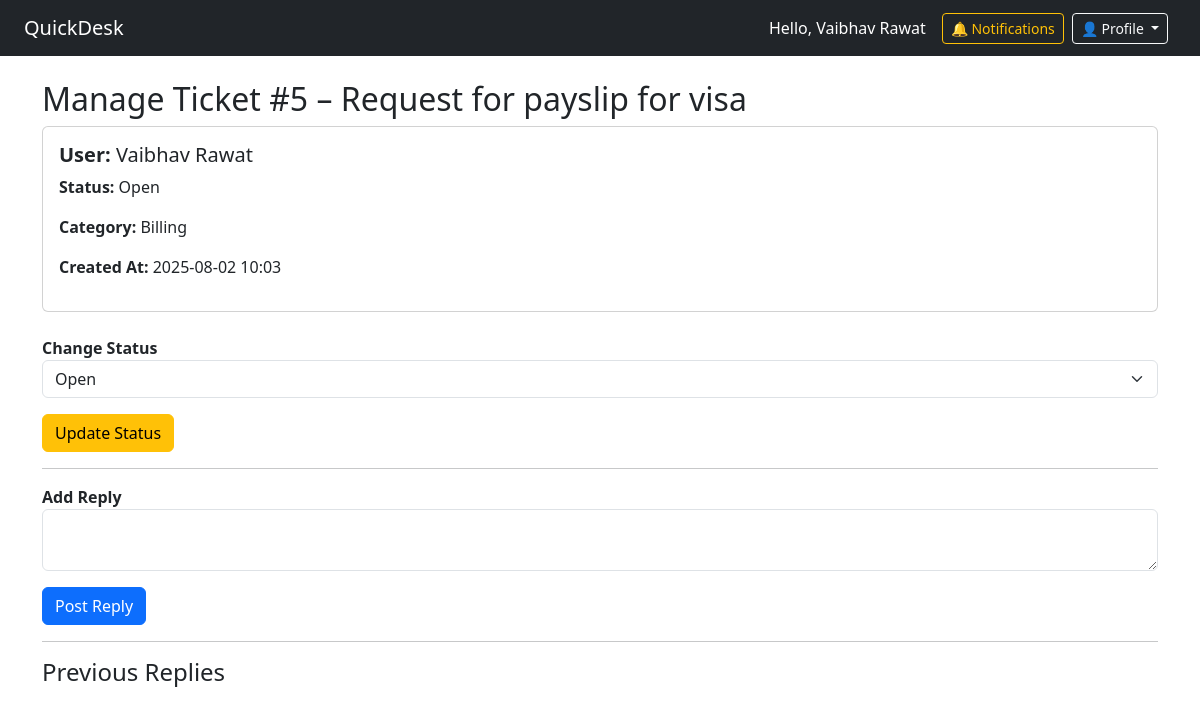
/agent/ticket/5 (signed in), run on an earlier commit of the app's database.
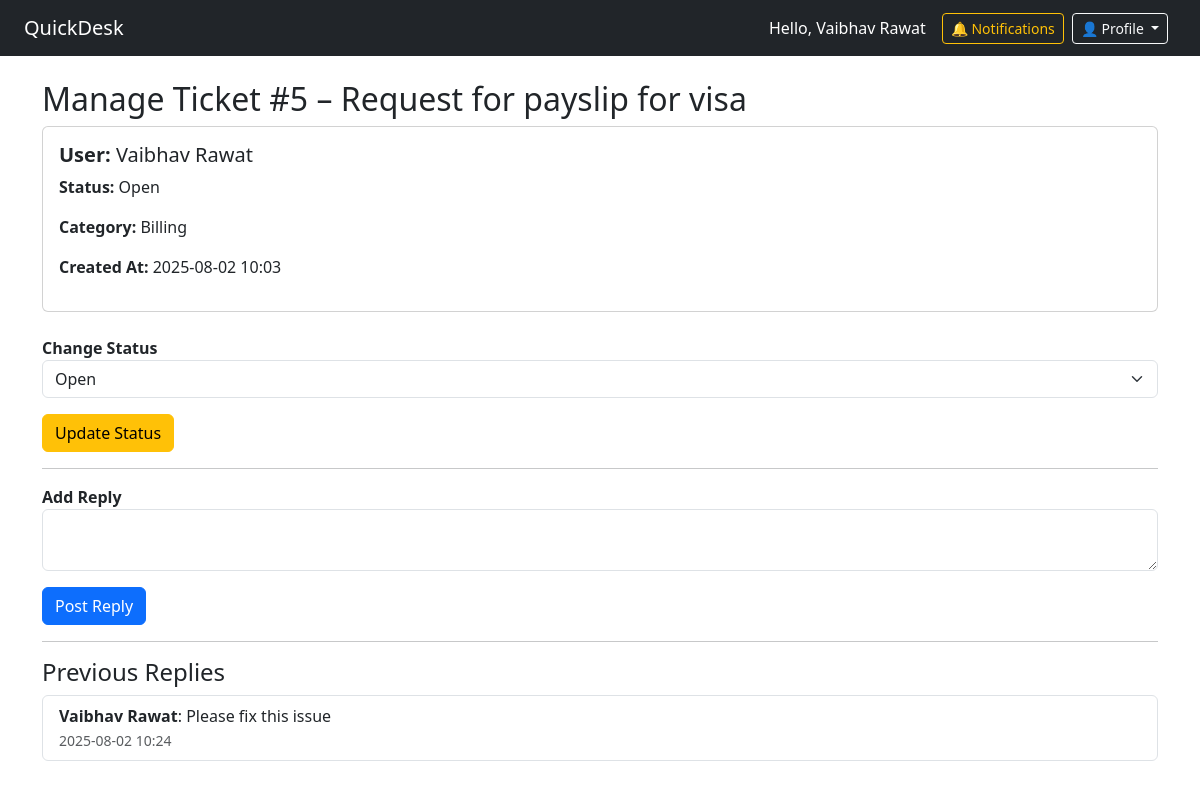
And on a later commit of the database.
### app.py (models this page shows)
class TicketReply(db.Model):
    id = db.Column(db.Integer, primary_key=True)
    ticket_id = db.Column(db.Integer, db.ForeignKey('ticket.id'), nullable=False)
    user_id = db.Column(db.Integer, db.ForeignKey('user.id'), nullable=False)
    author_name = db.Column(db.String(150), nullable=False)  # ✅ store reply author name
    content = db.Column(db.Text, nullable=False)
    created_at = db.Column(db.DateTime, default=datetime.utcnow)
    votes = db.relationship('ReplyVote', backref='reply', lazy=True)

### app.py (the view, shortened to what this page needs)
@app.route('/agent/ticket/<int:ticket_id>', methods=['GET', 'POST'])
@login_required
@role_required('agent')
def agent_ticket_detail(ticket_id):
    ticket = Ticket.query.get_or_404(ticket_id)
    replies = TicketReply.query.filter_by(ticket_id=ticket_id).order_by(TicketReply.created_at.asc()).all()
    return render_template('agent_ticket_detail.html', ticket=ticket, replies=replies)

### app.py (called while the page is built)
@login_manager.user_loader
def load_user(user_id):
    return User.query.get(int(user_id))

def role_required(role_name):
    def wrapper(f):
        @wraps(f)
        def decorated_function(*args, **kwargs):
            if not current_user.is_authenticated or current_user.role != role_name:
                flash("Access denied.", "warning")
                return redirect(url_for('dashboard'))
            return f(*args, **kwargs)
        return decorated_function
    return wrapper

### templates/agent_ticket_detail.html (shortened to what this page needs)
{% extends 'base.html' %}
{% block content %}
<h2>Manage Ticket #{{ ticket.id }} – {{ ticket.subject }}</h2>
<div class="card p-3 mb-4">
  <h5 class="mb-2"><strong>User:</strong> {{ ticket.owner.name }}</h5>
  <p><strong>Status:</strong> {{ ticket.status }}</p>
  <p><strong>Category:</strong> {{ ticket.category }}</p>
  <p><strong>Created At:</strong> {{ ticket.created_at.strftime('%Y-%m-%d %H:%M') }}</p>
</div>
<form method="POST" action="{{ url_for('agent_ticket_detail', ticket_id=ticket.id) }}">
  <div class="mb-3">
    <label><strong>Change Status</strong></label>
    <select name="status" class="form-select">
      <option value="Open" {% if ticket.status == 'Open' %}selected{% endif %}>Open</option>
    </select>
  </div>
  <button class="btn btn-warning" name="action" value="update_status">Update Status</button>
</form>
<hr>
<form method="POST" action="{{ url_for('agent_ticket_detail', ticket_id=ticket.id) }}">
  <div class="mb-3">
    <label for="reply"><strong>Add Reply</strong></label>
    <textarea name="reply" id="reply" class="form-control" required></textarea>
  </div>
  <button class="btn btn-primary" name="action" value="add_reply">Post Reply</button>
</form>
<hr>
<h4>Previous Replies</h4>
<ul class="list-group mb-4">
  {% for reply in replies %}
    <li class="list-group-item">
      <strong>{{ reply.author_name }}</strong>: {{ reply.content }}<br>
      <small class="text-muted">{{ reply.created_at.strftime('%Y-%m-%d %H:%M') }}</small>
    </li>
  {% endfor %}
</ul>
{% endblock %}

What changed in the data, as far as the page shows it:
added TicketReply: author_name "Vaibhav Rawat", content "Please fix this issue", created_at "2025-08-02 10:24"
